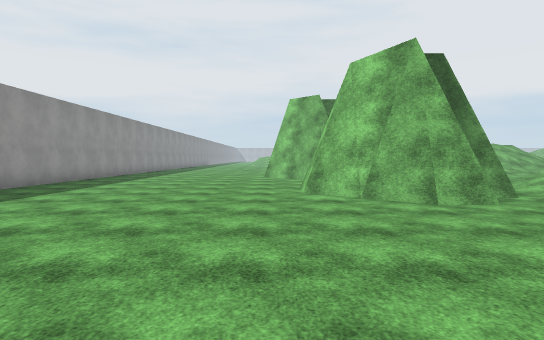
View 1 (above)

24 first-person views from a walk through a 3-D level made in the Unity game engine. The camera is 1.5 m above the floor, tilts 2° down and sees 75° across. The floor is counted in squares, 2 m on a side. Each view is taken from the middle of a square. On the plan, view 1 faces up. The plan holds only what a view shows up to about 11 squares ahead; the rest is blank. The place goes on beyond the plan. The player character is not drawn. Surface patterns are stand-ins for the level's own textures.

View 2
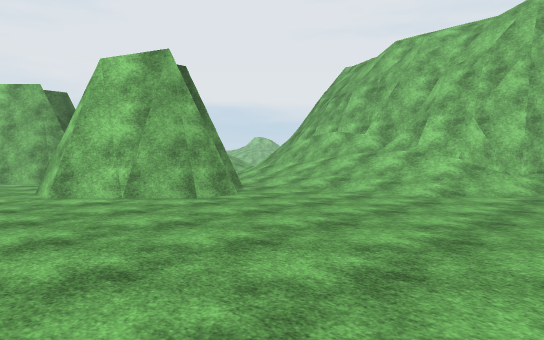

View 3
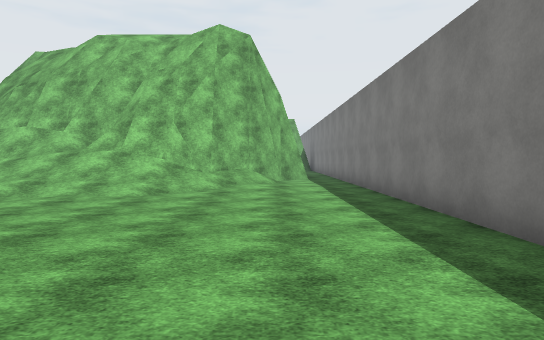

View 4
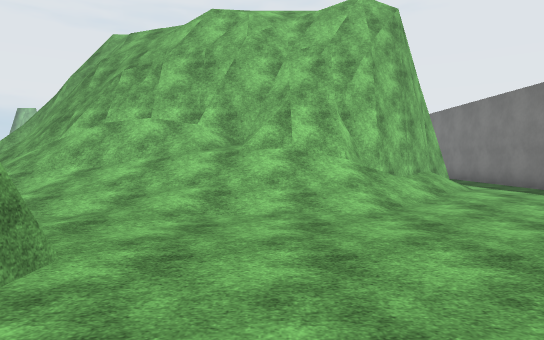

View 5
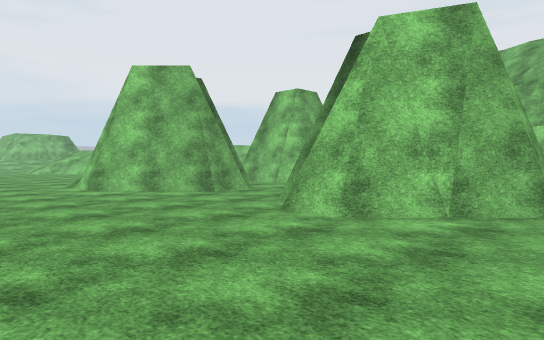

View 6
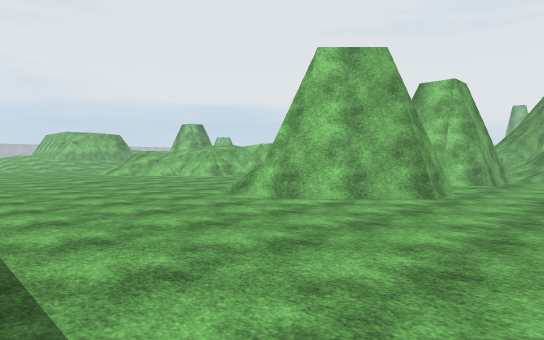

View 7
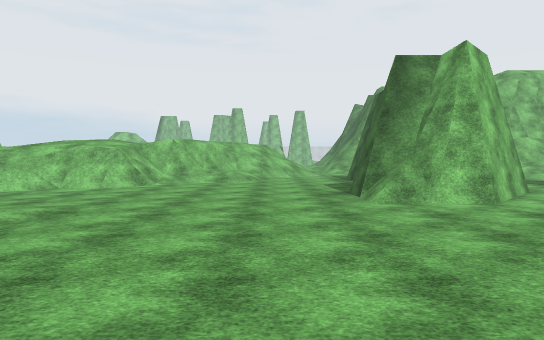

View 8
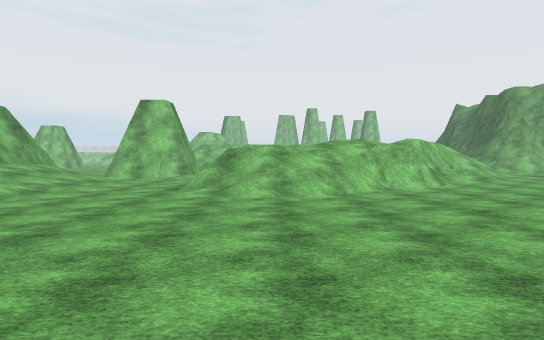

View 9
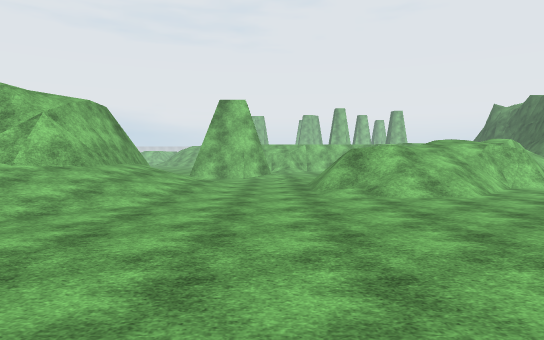

View 10
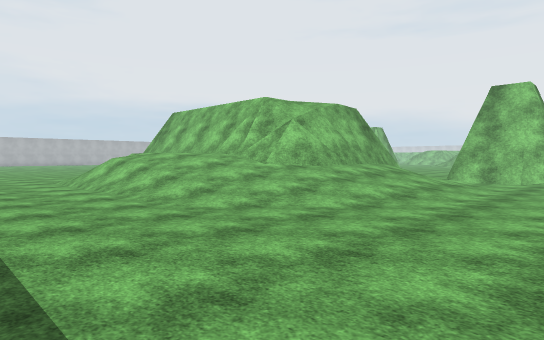

View 11
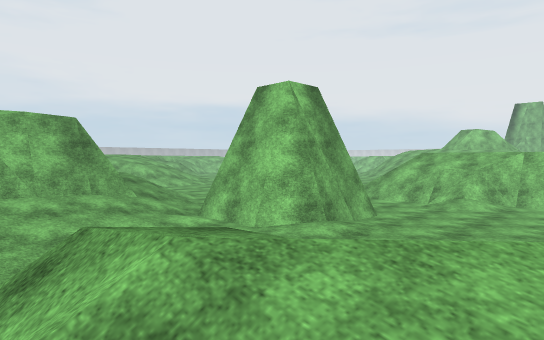

View 12
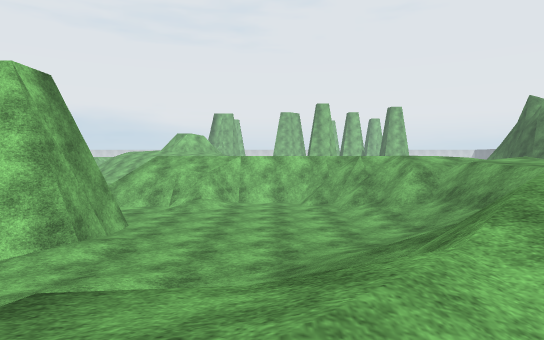

View 13
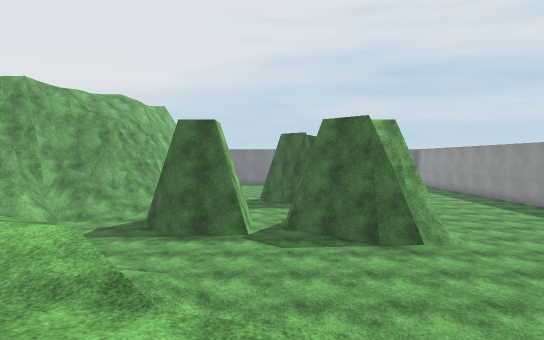

View 14
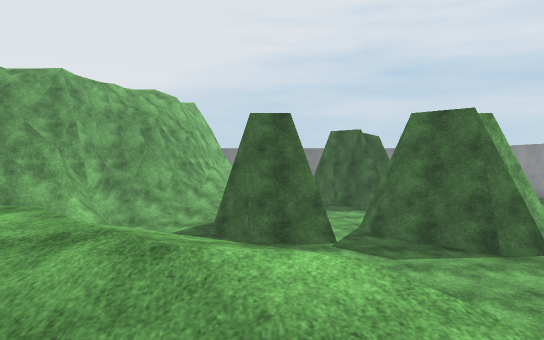

View 15
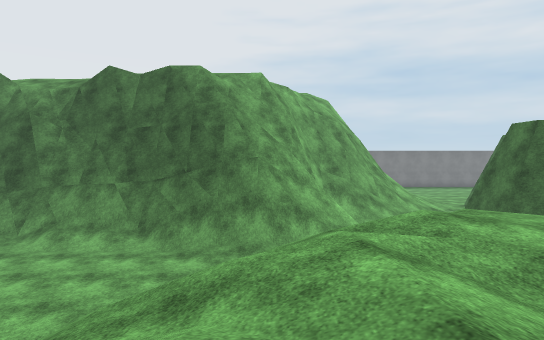

View 16
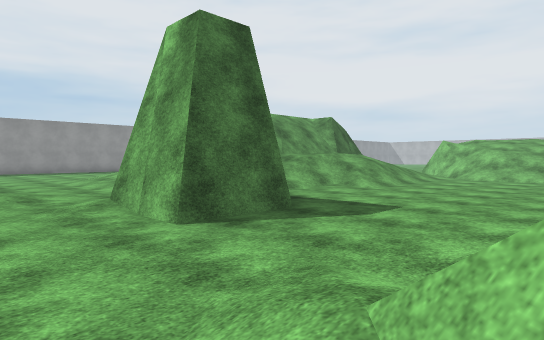

View 17
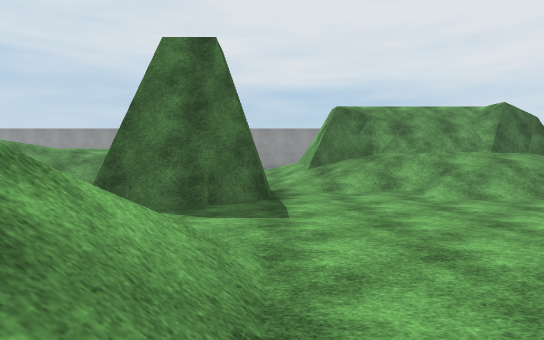

View 18
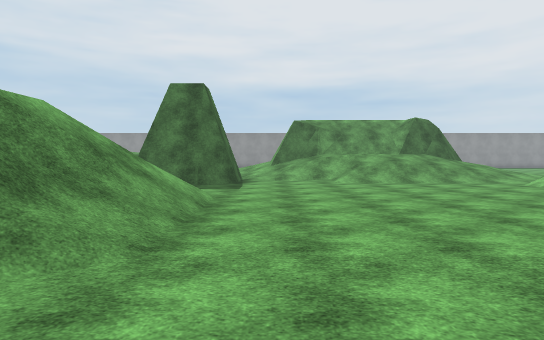

View 19
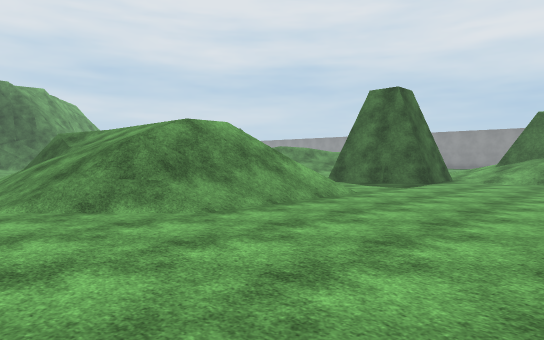

View 20
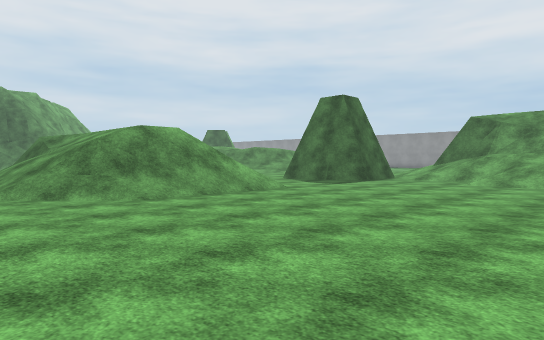

View 21
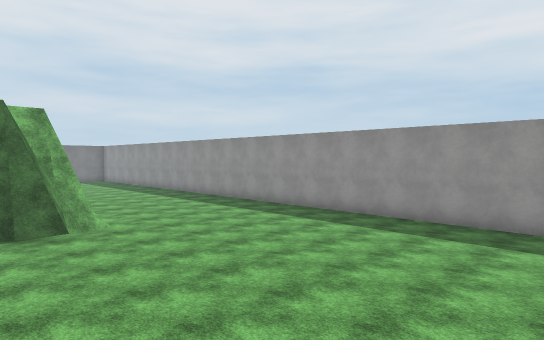

View 22
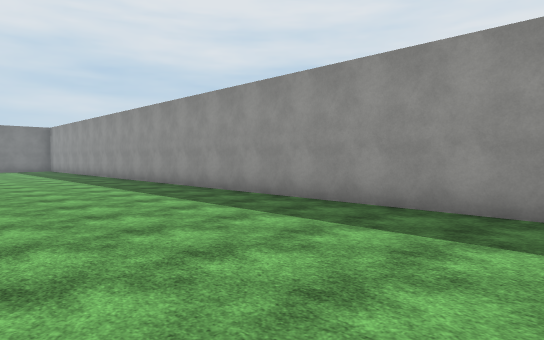

View 23
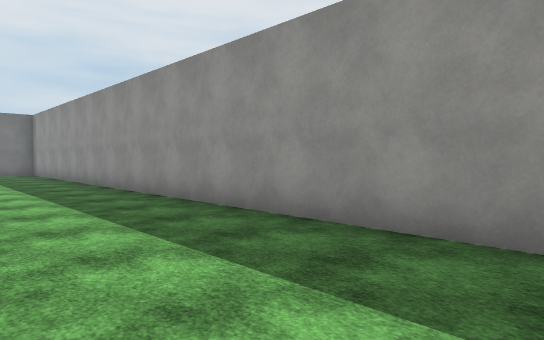

View 24
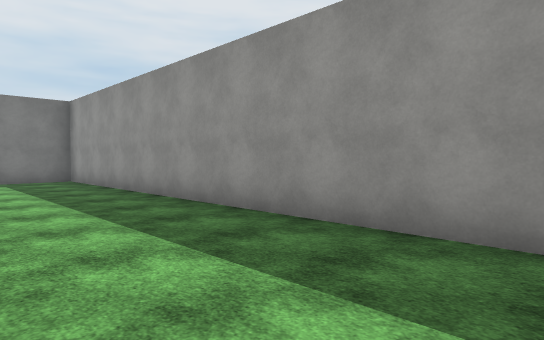

### Floor plan
Key: @ floor where view 1 was taken; # wall or solid block; . main floor; : floor 1.75 m higher than the main floor; + floor 2.5 m higher than the main floor; * floor 2.75 m higher than the main floor; % floor 3 m higher than the main floor; & floor 4.75 m higher than the main floor; / step, stairs or slope; = window, fence, low wall or low ledge; ^ raised ledge; v drop or lower ground.
Columns run from 7 left of view 1 to 19 right of it. Each row starts with its distance up from view 1.
 37    ..//:v  /=://..... ... .
 36    ..//:v  /////..........
 35    ..///v  /////...........
 34    ..///v&&/v///...........
 33    ..///#vvv#//............
 32    ..////####//............
 31   ....////////##....////...
 30   .....//////.###.../////.
 29   ............###...///==/
 28  ............./##../=/%///
 27   ......./////...../=/%///
 26   ......///=/........#%///
 25  .......//////....... %/
 24   ......///////...../  /v
 23 #........///////.////   =
 22 #.........#//////////
 21 #.........=//////////
 20 #........../#////+/////
 19 #.........../ //**/////
 18 #...........// ////// /.
 17 #............./  //   ...
 16 #............../     .....
 15 #....../##......    //.....
 14 #......####.###.. /////////
 13 #......####.###.../////#//#
 12 #.......##..###.////###^^^^
 11 #..............////#^^
 10 #.............///#
  9 #........# ...//=#
  8 #.......##  .///#^
  7 #.......####.///^
  6 #........##..///^
  5 #............///#
  4 #............//#^
  3 #............//#^
  2 #... ........//##
  1 #...  ........//##
  0 #...  .@......./ ##
 -1 #..    ...........#
 -2 #..     ............
 -3 ###      ###########

Where each view was taken, in squares from view 1:
view 1: 0 up, 0 right, facing up
view 2: 0 up, 1 left, facing up-right
view 3: 0 up, 1 left, facing right
view 4: 4 up, 1 right, facing right
view 5: 5 up, 3 left, facing up-right
view 6: 9 up, 5 left, facing up-right
view 7: 17 up, 6 left, facing right
view 8: 25 up, 6 left, facing right
view 9: 28 up, 6 left, facing right
view 10: 27 up, 5 left, facing up-right
view 11: 24 up, 2 right, facing up-right
view 12: 25 up, 2 right, facing right
view 13: 23 up, 4 right, facing down
view 14: 22 up, 6 right, facing down
view 15: 22 up, 13 right, facing down
view 16: 26 up, 13 right, facing up-left
view 17: 31 up, 15 right, facing left
view 18: 32 up, 19 right, facing left
view 19: 35 up, 19 right, facing down-left
view 20: 37 up, 19 right, facing down-left
view 21: 24 up, 3 right, facing down-left
view 22: 21 up, 1 left, facing down-left
view 23: 15 up, 3 left, facing down-left
view 24: 10 up, 3 left, facing down-left
